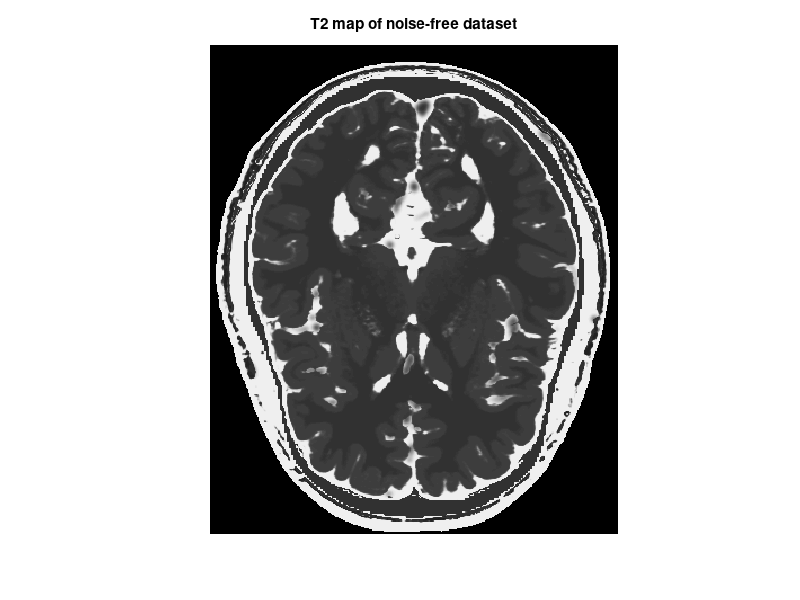
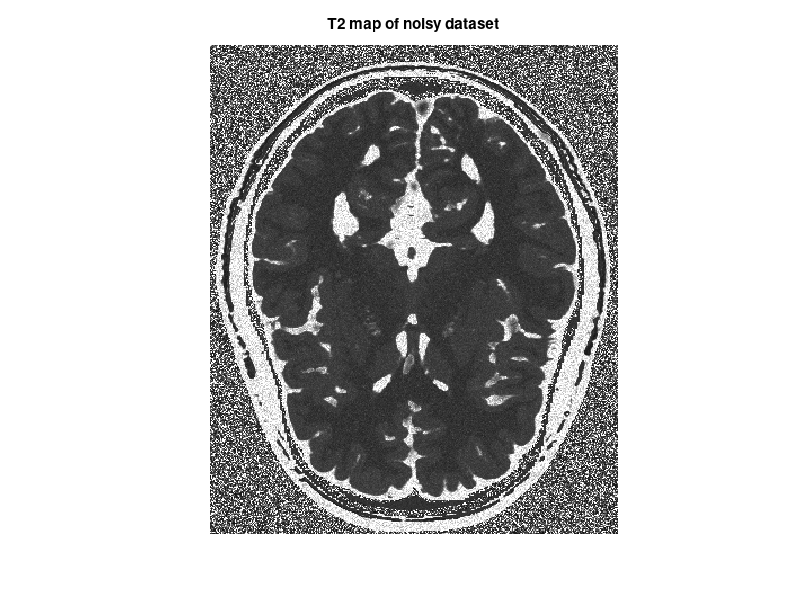
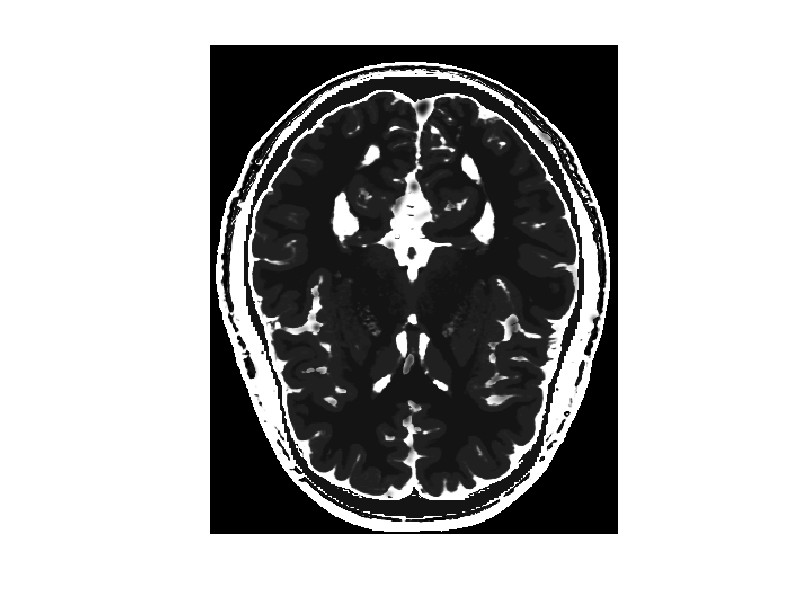

Reproduce these figures in MATLAB, in order. (Note: this script raises an error after producing the figures.)
close all; clear; clc

load('brainT2_mri.mat');

TE1=60; 
TE2=120; 
T2map=(TE2-TE1)./log(image1./image2); 
T2map_noisy=(TE2-TE1)./log(image1_noisy./image2_noisy); 

figure;imshow(abs(T2map),[0,350]);
title("T2 map of noise-free dataset"); 

figure; imshow(abs(T2map_noisy),[0,350]); 
title("T2 map of noisy dataset");

figure;imshow(T2map,[]) 
mask=roiellipse; 

T2_est=mean(T2map(mask)) 
T2_est_noisy=mean(T2map_noisy(mask))
error = (abs(T2_est - T2_est_noisy)/T2_est)*100
